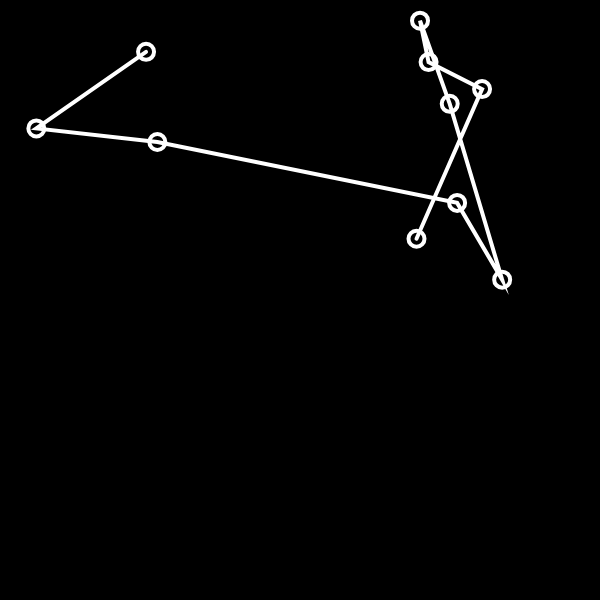
Frame 1 (no input)
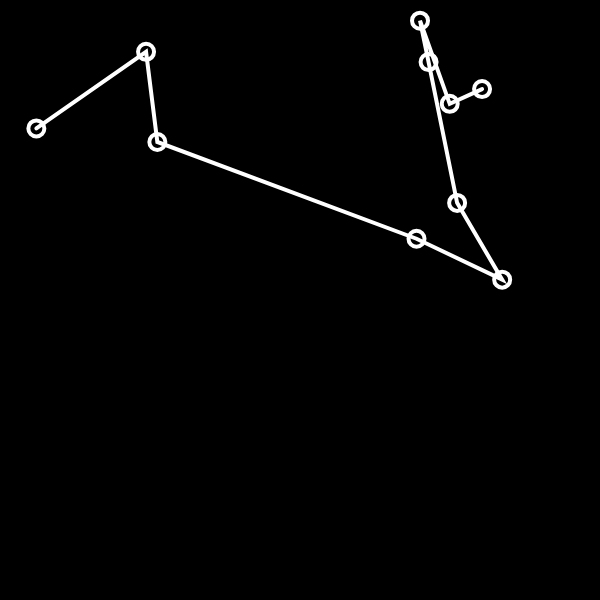
Frame 60 (no input)
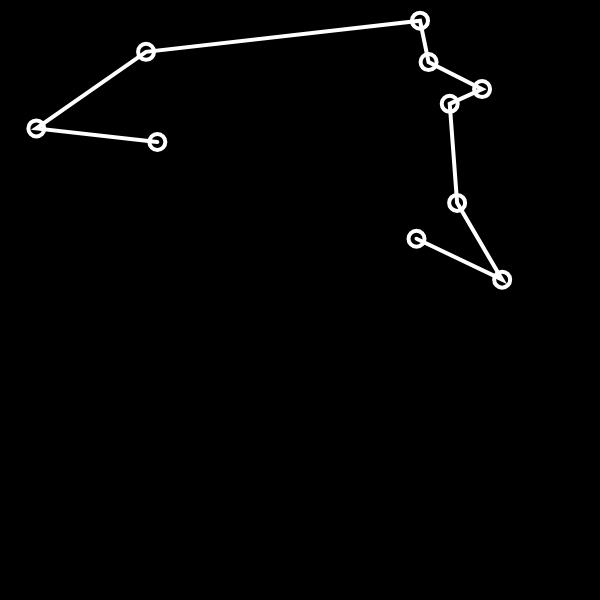
Frame 120 (the mouse pressed at the canvas centre since frame 60)

The p5.js sketch that drew these frames (run headless with seeded random() and noise() and a simulated clock; from frame 60 on, the mouse is pressed at the canvas centre):

// p5.js sketch
// ── sketch.js
var cities = [];
var totalCities = 10;

var popSize = 300; // 10
var population = [];
var fitness = [];

var recordDistance = Infinity;
var bestEver;

var statusP;

function setup() {
  createCanvas(600, 600);
  var order = [];
  for (var i = 0; i < totalCities; i++) {
    var v = createVector(random(width), random(height/2));
    cities[i] = v;
    order[i] = i;
  }

  for (var i = 0; i < popSize; i++) {
    population[i] = shuffle(order);
  }
  statusP = createP('').style('font-size', '32pt');
}

function draw() {
  background(0);
  
  // GA
  calculateFitness();
  normalizeFitness();
  nextGeneration();

  stroke(255);
  strokeWeight(4);
  noFill();
  beginShape();
  for (var i = 0; i < bestEver.length; i++) {
    var n = bestEver[i];
    vertex(cities[n].x, cities[n].y);
    ellipse(cities[n].x, cities[n].y, 16, 16);
  }
  endShape();

}

// function shuffle(a, num) {
//   for (var i = 0; i < num; i++) {
//     var indexA = floor(random(a.length));
//     var indexB = floor(random(a.length));
//     swap(a, indexA, indexB);
//   }
// }


function swap(a, i, j) {
  var temp = a[i];
  a[i] = a[j];
  a[j] = temp;
}


function calcDistance(points, order) {
  var sum = 0;
  for (var i = 0; i < order.length - 1; i++) {
    var cityAIndex = order[i];
    var cityA = points[cityAIndex];
    var cityBIndex = order[i+1];
    var cityB = points[cityBIndex];
    var d = dist(cityA.x, cityA.y, cityB.x, cityB.y);
    sum += d;
  }
  return sum;
}

// ── ga.js
function calculateFitness() {
  for (var i = 0; i < population.length; i++) {
    var d = calcDistance(cities, population[i]);
    if (d < recordDistance) {
      recordDistance = d;
      bestEver = population[i];
    }
    fitness[i] = 1 / (d + 1);
  }
}

function normalizeFitness() {
  var sum = 0;
  for (var i = 0; i < fitness.length; i++) {
    sum += fitness[i];
  }
  for (var i = 0; i < fitness.length; i++) {
    fitness[i] = fitness[i] / sum;
  }
}

function nextGeneration() {
  var newPopulation = [];
  for (var i = 0; i < population.length; i++) {
    var order = pickOne(population, fitness);
    mutate(order);
    newPopulation[i] = order;
  }
  population = newPopulation;

}

function pickOne(list, prob) {
  var index = 0;
  var r = random(1);

  while (r > 0) {
    r = r - prob[index];
    index++;
  }
  index--;
  return list[index].slice();
}

function mutate(order) {
  var indexA = floor(random(order.length));
  var indexB = floor(random(order.length));
  swap(order, indexA, indexB);
}
